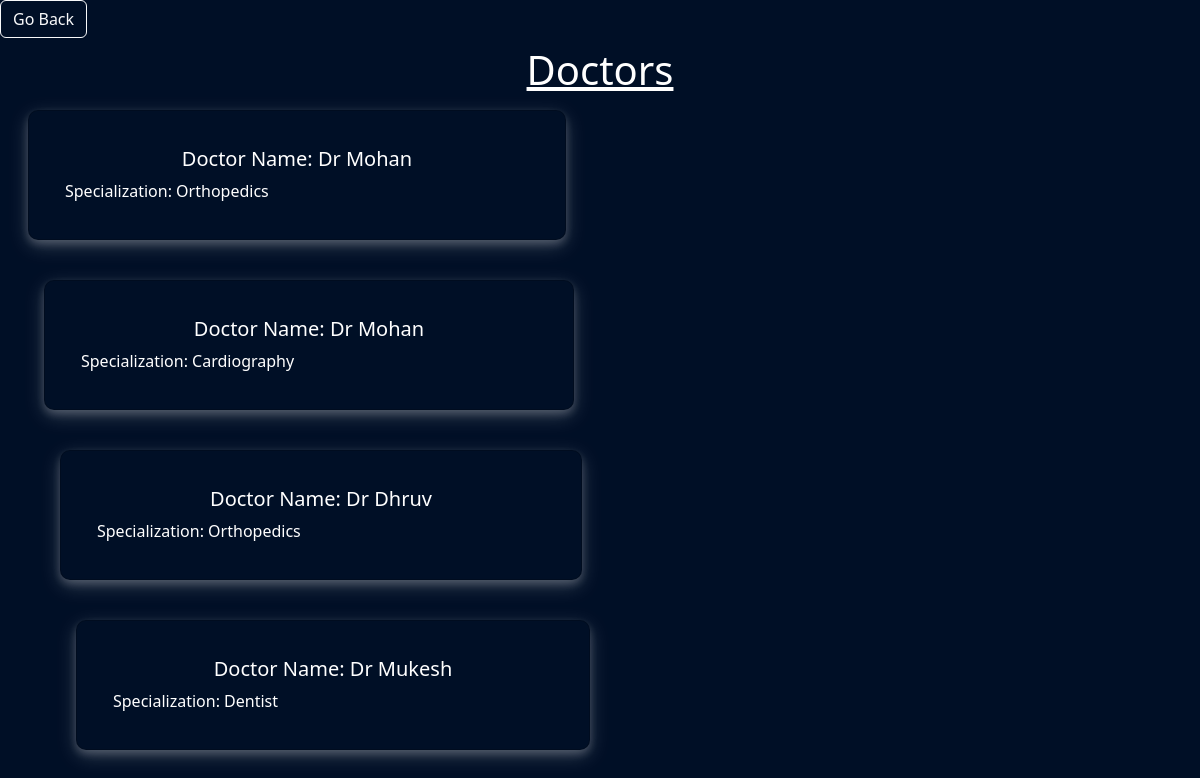
The app's page /doctors/ (signed in) with its own data.
### hck/models.py (models this page shows, shortened)
class Doctor(models.Model):
       SOME_CHOICES = (
  ("SELECT","SELECT"),
    ( "Gastroenterology","Gastroenterology(Discomfort in stomach,Digestive Disorders)"),
    ("Cardiography","Cardiography(Chest Pain)"),
    ("Radiology","Radiology(X-Ray)"),
    ("Orthopedics","Orthopedics(Injury,Fracture)"),
    ("Ophtalmology","Ophtalmology(Problem in Eyes)"),
    ("Psychiatry","Psychiatry(Depression,Mental Health)"),
    ("Dermatology","Dermatology(Skin Problem)"),
    ("Otolaryngologist","Otolaryngologist(Ear,Nose or Throat Issues)"),
    ("Nephrology","Nephrology(Kidney Disease)"),
    ("Dentist","Dentist(ToothCheck)"),
)
       hospital = models.ForeignKey(Hospital,on_delete=models.CASCADE)
       specialization=models.CharField(max_length=200,choices=SOME_CHOICES,default="--")
       name=models.CharField(max_length=100)
       clinic_website=models.URLField(null=True,blank=False)

### hck/views.py (the view)
# urls.py: path('doctors/',doctors,name='doctors'),
@login_required(login_url='/login')
def doctors(request):
    doctors=Doctor.objects.all()
    return render(request, 'hck/hospital/doctors.html', { 'table': doctors,})

### hck/templates/hck/hospital/doctors.html
{% extends 'hck/hospital/hospitals.html' %}
{% block content %}
<a href="/hospitals" class="btn btn-outline-light mb-2">Go Back</a>
<div >
  <center><h1><u>Doctors</u></h1></center>
  {% for task in table %}
  <div class="row container-sm p-2 m-2 ">
    {% if task.hospital.user == request.user %}
    <div class="col-lg-6 col-md-12 custom-card">
        <div class="card mb-4">
          <div class="card-body">
            <h5 class="card-title text-white text-center">Doctor Name: {{ task.name }}</h5>
            <p class="card-text text-white">Specialization: {{ task.specialization }}</p>
          </div>
        </div>
    </div>
    {% endif %}
      {% empty %}
          <h6 class="text-white">No items in list</h6>
  </div>
  {% endfor %}
</div>
{% endblock content %}

### hck/templates/hck/hospital/hospitals.html (style rules this page uses)
body { background-color: #000f26; }
.card { background-color: #000f26; color: white; border-radius: 10px; box-shadow: 0 4px 8px 0 rgba(255, 255, 255, 0.2), 0 6px 20px 0 rgba(255, 255, 255, 0.19); padding: 20px; }
h1 { color: white; }

### records on screen
Doctor: name "Dr Mohan", specialization "Orthopedics"
Doctor: name "Dr Mohan", specialization "Cardiography"
Doctor: name "Dr Dhruv", specialization "Orthopedics"
Doctor: name "Dr Mukesh", specialization "Dentist"
